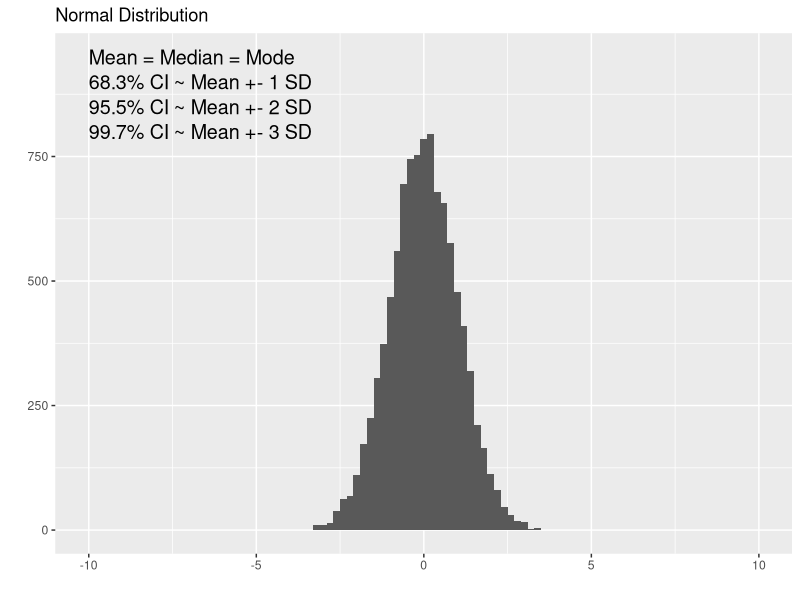
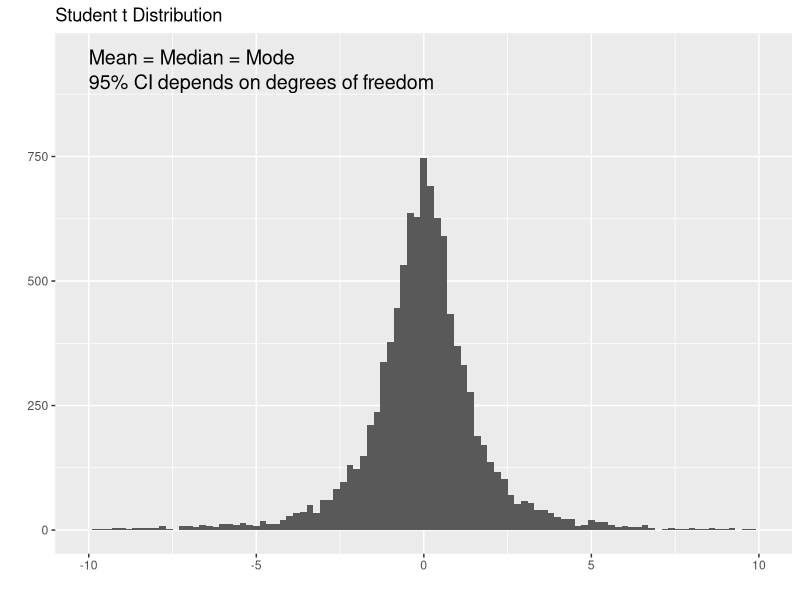
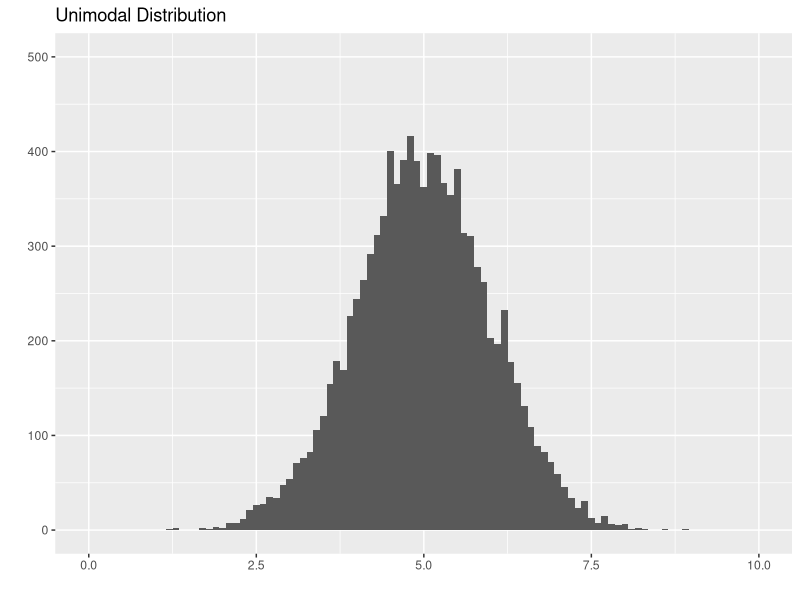
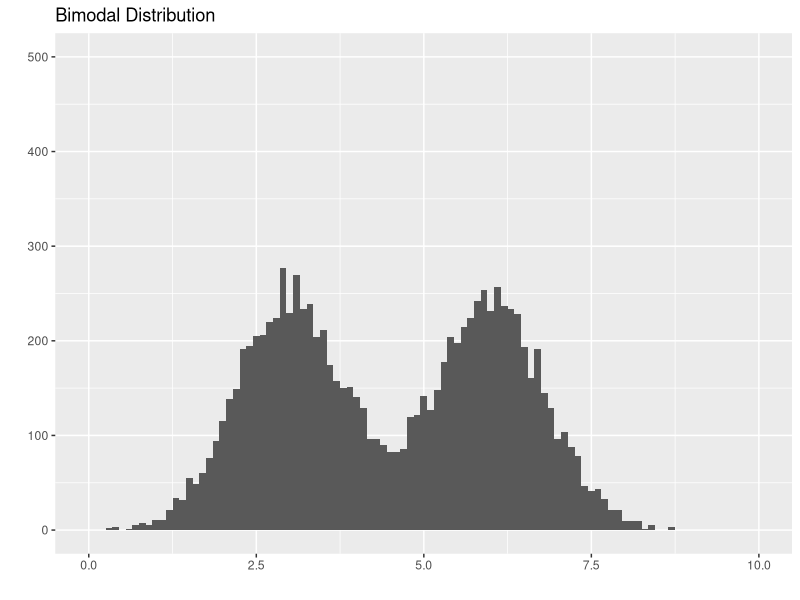
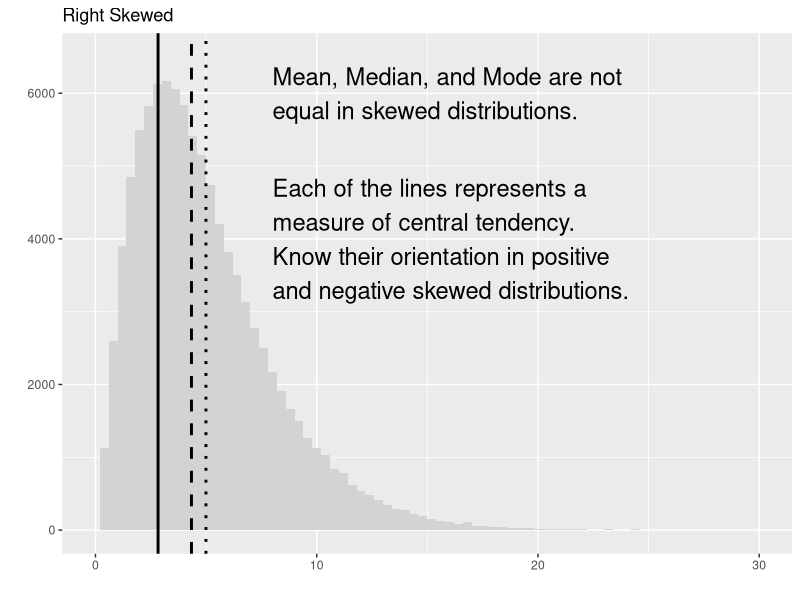
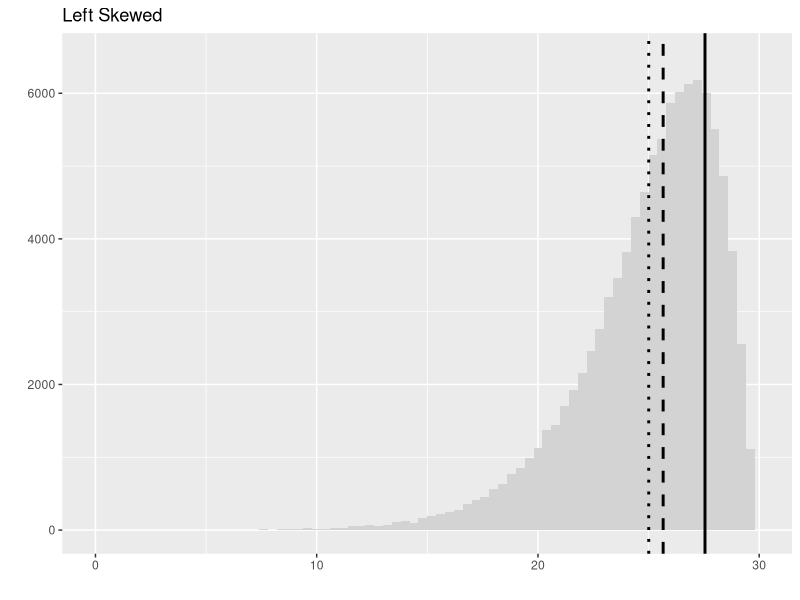
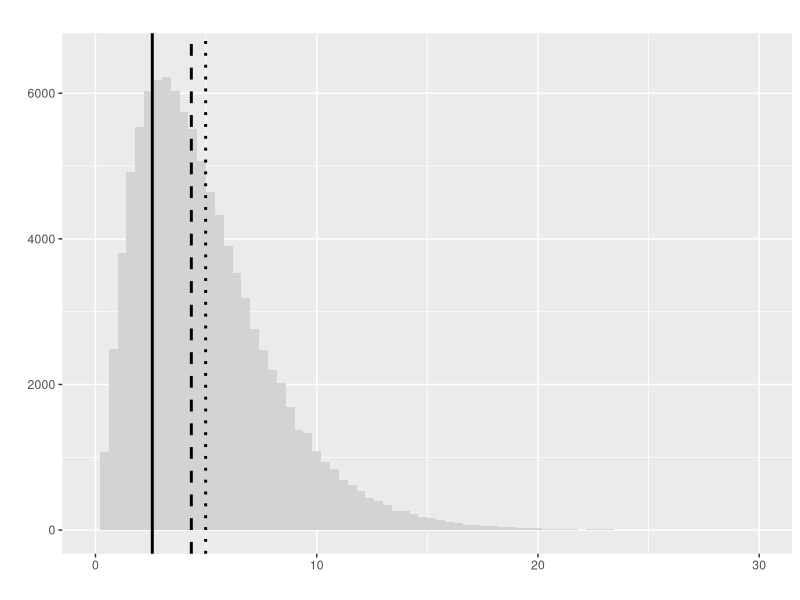
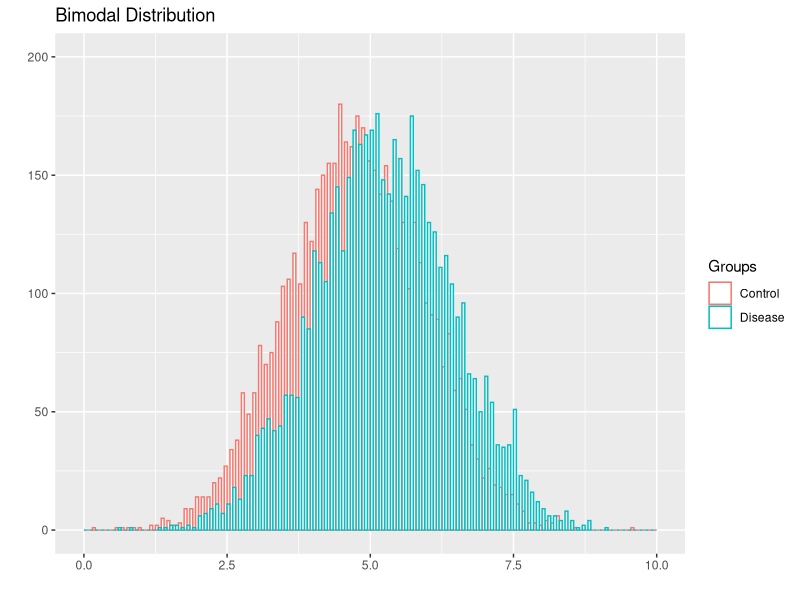

Write the R code that produced these figures, in order.
## ---- chunk 1
library(ggplot2)
library(cowplot)
norm <- rnorm(10000, sd = 1)
ggplot(data.frame(data = norm), aes(data)) + 
  geom_histogram(binwidth = 0.2) + 
  xlim(-10, 10) + 
  ylim(0, 950) +
  ggtitle("Normal Distribution") + 
  labs(x="", y="") +
  annotate("text", x = -10, y = 950, label = "Mean = Median = Mode", size=5, hjust = 0) +
  annotate("text", x = -10, y = 900, label = "68.3% CI ~ Mean +- 1 SD", size=5, hjust = 0) +
  annotate("text", x = -10, y = 850, label = "95.5% CI ~ Mean +- 2 SD", size=5, hjust = 0) +
  annotate("text", x = -10, y = 800, label = "99.7% CI ~ Mean +- 3 SD", size=5, hjust = 0)
## ---- chunk 2
library(ggplot2)
library(cowplot)
studentt <- rt(10000, df=2)
ggplot(data.frame(data = studentt), aes(data)) + 
  geom_histogram(binwidth = 0.2)  + 
  xlim(-10, 10) + 
  ylim(0, 950) +
  ggtitle("Student t Distribution") + 
  labs(x="", y="") +
  annotate("text", x = -10, y = 950, label = "Mean = Median = Mode", size=5, hjust = 0) +
  annotate("text", x = -10, y = 900, label = "95% CI depends on degrees of freedom", size=5, hjust = 0)
## ---- chunk 3
library(ggplot2)
library(cowplot)
norm <- rnorm(10000, mean = 5, sd = 1)
ggplot(data.frame(data = norm), aes(data)) + 
  geom_histogram(binwidth = 0.1) + 
  xlim(0, 10) + 
  ylim(0, 500) +
  ggtitle("Unimodal Distribution") + 
  labs(x="", y="")
## ---- chunk 4
library(ggplot2)
library(cowplot)
norm1 <- rnorm(5000, mean = 3, sd = 0.8)
norm2 <- rnorm(5000, mean = 6, sd = 0.8)
ggplot(data.frame(data = c(norm1, norm2)), aes(data)) + 
  geom_histogram(binwidth = 0.1) + 
  xlim(0, 10) + 
  ylim(0, 500) +
  ggtitle("Bimodal Distribution") + 
  labs(x="", y="")
## ---- chunk 5
library(ggplot2)
library(cowplot)
Mode <- function(x) {
  ux <- unique(x)
  ux[which.max(tabulate(match(x, ux)))]
}
r.skew <- rchisq(100000, df = 5)
ggplot(data.frame(data = r.skew), aes(data)) +
  geom_histogram(binwidth = 0.4, fill = 'lightgray') + 
  geom_vline(xintercept = mean(r.skew), linetype = 'dotted', lwd = 1) +
  geom_vline(xintercept = median(r.skew), linetype = "dashed", lwd = 1) +
  geom_vline(xintercept = Mode(round(r.skew, digits = 2)), linetype = "solid", lwd = 1) +
  xlim(0, 30) + 
  ylim(0, 6500) +
  ggtitle("Right Skewed") + 
  labs(x="", y="") +
  annotate("text", x = 8, y = 6000, label = "Mean, Median, and Mode are not\nequal in skewed distributions.", size = 6, hjust = 0) +
  annotate("text", x = 8, y = 4000, label = "Each of the lines represents a\nmeasure of central tendency.\nKnow their orientation in positive\nand negative skewed distributions.", size = 6, hjust = 0)
## ---- chunk 6
library(ggplot2)
library(cowplot)
Mode <- function(x) {
  ux <- unique(x)
  ux[which.max(tabulate(match(x, ux)))]
}
l.skew <- 30 - rchisq(100000, df = 5)
ggplot(data.frame(data = l.skew), aes(data)) + 
  geom_histogram(binwidth = 0.4, fill = 'lightgray') + 
  geom_vline(xintercept = mean(l.skew), linetype = 'dotted', lwd = 1) +
  geom_vline(xintercept = median(l.skew), linetype = "dashed", lwd = 1) +
  geom_vline(xintercept = Mode(round(l.skew, digits = 2)), linetype = "solid", lwd = 1) +
  xlim(0, 30) + 
  ylim(0, 6500) +
  ggtitle("Left Skewed") + 
  labs(x="", y="")
## ---- chunk 7
library(ggplot2)
library(cowplot)
Mode <- function(x) {
  ux <- unique(x)
  ux[which.max(tabulate(match(x, ux)))]
}
r.skew <- rchisq(100000, df = 5)
ggplot(data.frame(data = r.skew), aes(data)) +
  geom_histogram(binwidth = 0.4, fill = 'lightgray') + 
  geom_vline(xintercept = mean(r.skew), linetype = 'dotted', lwd = 1) +
  geom_vline(xintercept = median(r.skew), linetype = "dashed", lwd = 1) +
  geom_vline(xintercept = Mode(round(r.skew, digits = 2)), linetype = "solid", lwd = 1) +
  xlim(0, 30) + 
  ylim(0, 6500) +
  ggtitle("") + 
  labs(x="", y="")
## ---- chunk 8
library(ggplot2)
library(cowplot)
norm1 <- rnorm(5000, mean = 4.75, sd = 1.2)
norm2 <- rnorm(5000, mean = 5.25, sd = 1.2)
ggplot(data.frame(data = c(norm1, norm2), Groups = c(rep('Control', length(norm1)), rep('Disease', length(norm2)))), aes(data, color = Groups)) + 
  geom_histogram(binwidth = 0.1, fill = 'white', position="dodge") + 
  xlim(0, 10) + 
  ylim(0, 200) +
  ggtitle("Bimodal Distribution") + 
  labs(x="", y="")
## ---- chunk 9
  norm1 <- rnorm(5000, mean = 4.75, sd = 1.2)
  norm2 <- rnorm(5000, mean = 5.25, sd = 1.2)
  (t.test(norm1, norm2))$p.value
## ---- chunk 10
library(ggplot2)
library(cowplot)
pos <- ggplot(mtcars, aes(x=wt, y=hp)) + 
  geom_point() + 
  ggtitle("Positive Correlation") + 
  labs(x="Weight", y="Horse Power")
neg <- ggplot(mtcars, aes(x=wt, y=mpg)) + 
  geom_point() + 
  ggtitle("Negative Correlation") + 
  labs(x="Weight", y="Fuel Efficiency (mpg)")

plot_grid(pos, neg)
## ---- chunk 11
library(ggplot2)
library(cowplot)
pos <- ggplot(mtcars, aes(x=wt, y=hp)) + 
  geom_point() + 
  geom_smooth(method='lm',formula=y~x) +
  ggtitle("Positive Correlation") + 
  labs(x="Weight", y="Horse Power") +
  xlim(1.5, 5.5) +
  ylim(00, 310) +
  annotate("text", x = 1.6, y = 300, label = paste("r == ", round(cor(mtcars$wt, mtcars$hp), digits = 3), sep = ''), size=5, hjust = 0, parse = TRUE) +
  annotate("text", x = 1.6, y = 280, label = paste("r^2 == ", round(cor(mtcars$wt, mtcars$hp)^2, digits = 3), sep = ''), size=5, hjust = 0, parse = TRUE)
show(pos)
## ---- chunk 12
library(ggplot2)
library(cowplot)
pos <- ggplot(mtcars, aes(x=wt, y=hp)) + 
  geom_point() + 
  geom_smooth(method='lm',formula=y~x) +
  ggtitle("Narrower spread in y-axis") + 
  labs(x="Weight", y="Horse Power") +
  xlim(1.5, 5.5) +
  ylim(0, 310) +
  annotate("text", x = 1.6, y = 300, label = paste("r == ", round(cor(mtcars$wt, mtcars$hp), digits = 3), sep = ''), size=5, hjust = 0, parse = TRUE) +
  annotate("text", x = 1.6, y = 280, label = paste("r^2 == ", round(cor(mtcars$wt, mtcars$hp)^2, digits = 3), sep = ''), size=5, hjust = 0, parse = TRUE)
show(pos)
## ---- chunk 13
library(ggplot2)
library(cowplot)
fit <- lm(hp~wt, data=mtcars)
predicted.y <- predict(fit)
new.y <- mtcars$hp
new.y[new.y - predicted.y > 0] <- new.y + 30
new.y[new.y - predicted.y < 0] <- new.y - 30
newdata <- data.frame(wt=mtcars$wt, hp=new.y)
pos <- ggplot(newdata, aes(x=wt, y=hp)) + 
  geom_point() + 
  geom_smooth(method='lm',formula=y~x) +
  ggtitle("Wider Spread in y-axis") + 
  labs(x="Weight", y="Horse Power") +
  xlim(1.5, 5.5) +
  ylim(0, 310) +
  annotate("text", x = 1.6, y = 300, label = paste("r == ", round(cor(newdata$wt, newdata$hp), digits = 3), sep = ''), size=5, hjust = 0, parse = TRUE) +
  annotate("text", x = 1.6, y = 280, label = paste("r^2 == ", round(cor(newdata$wt, newdata$hp)^2, digits = 3), sep = ''), size=5, hjust = 0, parse = TRUE)
show(pos)
## ---- chunk 14
library(ggplot2)
library(cowplot)
norm1 <- rnorm(5000, mean = 4.25, sd = 1.5)
norm2 <- rnorm(5000, mean = 7.75, sd = 1.5)
ggplot(data.frame(data = c(norm1, norm2), Groups = c(rep('Control', length(norm1)), rep('Disease', length(norm2)))), aes(data, fill = Groups)) + 
  geom_density(alpha=0.2) + 
  geom_vline(xintercept = 6, linetype = 'solid', lwd = 1) +
  scale_fill_manual(values = c("Control" = "blue", "Disease" = "red")) +
  labs(x="Cancer Biomarker", y="Fraction of Patients") +
  annotate("text", x = 1.5, y = 0.02, label = "True\nNegative", size=5, hjust = 0) +
  annotate("text", x = 4.7, y = 0.02, label = "False\nNegative", size=5, hjust = 0) +
  annotate("text", x = 6.35, y = 0.02, label = "False\nPositive", size=5, hjust = 0) +
  annotate("text", x = 9.2, y = 0.02, label = "True\nPositive", size=5, hjust = 0)
## ---- chunk 15
library(ggplot2)
library(cowplot)
norm1 <- rnorm(5000, mean = 4.25, sd = 1.5)
norm2 <- rnorm(5000, mean = 7.75, sd = 1.5)
ggplot(data.frame(data = c(norm1, norm2), Groups = c(rep('Control', length(norm1)), rep('Disease', length(norm2)))), aes(data, fill = Groups)) + 
  geom_density(alpha=0.2) + 
  geom_vline(xintercept = 6, linetype = 'solid', lwd = 1) +
  scale_fill_manual(values = c("Control" = "white", "Disease" = "red")) +
  labs(x="Cancer Biomarker", y="Fraction of Patients") +
  annotate("text", x = 1.5, y = 0.02, label = "True\nNegative", size=5, hjust = 0, color = '#dddddd') +
  annotate("text", x = 4.7, y = 0.02, label = "False\nNegative", size=5, hjust = 0) +
  annotate("text", x = 6.35, y = 0.02, label = "False\nPositive", size=5, hjust = 0, color = '#dddddd') +
  annotate("text", x = 9.2, y = 0.02, label = "True\nPositive", size=5, hjust = 0)
## ---- chunk 16
library(ggplot2)
library(cowplot)
norm1 <- rnorm(5000, mean = 4.25, sd = 1.5)
norm2 <- rnorm(5000, mean = 7.75, sd = 1.5)
ggplot(data.frame(data = c(norm1, norm2), Groups = c(rep('Control', length(norm1)), rep('Disease', length(norm2)))), aes(data, fill = Groups)) + 
  geom_density(alpha=0.2) + 
  geom_vline(xintercept = 6, linetype = 'solid', lwd = 1) +
  scale_fill_manual(values = c("Control" = "blue", "Disease" = "white")) +
  labs(x="Cancer Biomarker", y="Fraction of Patients") +
  annotate("text", x = 1.5, y = 0.02, label = "True\nNegative", size=5, hjust = 0) +
  annotate("text", x = 4.7, y = 0.02, label = "False\nNegative", size=5, hjust = 0, color = '#dddddd') +
  annotate("text", x = 6.35, y = 0.02, label = "False\nPositive", size=5, hjust = 0) +
  annotate("text", x = 9.2, y = 0.02, label = "True\nPositive", size=5, hjust = 0, color = '#dddddd')
## ---- chunk 17
library(ggplot2)
library(cowplot)
n = 1000
prevalence <- seq(0, 1, by = 0.001)
sensitivity <- 0.9
specificity <- 0.9
TP <- n * prevalence
TN <- n - TP
FP <- n * (1 - specificity)
FN <- n * prevalence * (1 - sensitivity)
PPV <- TP / (TP + FP)
data <- data.frame(x = prevalence, y = PPV)
ggplot(data, aes(x = x, y = y)) + 
  geom_line() +
  ylim(0, 1) + 
  labs(x="Prevalence", y="Positive Predictive Value")
## ---- chunk 18
library(ggplot2)
library(cowplot)
norm1 <- rnorm(5000, mean = 4.25, sd = 1.5)
norm2 <- rnorm(5000, mean = 7.75, sd = 1.5)
ggplot(data.frame(data = c(norm1, norm2), Groups = c(rep('Control', length(norm1)), rep('Disease', length(norm2)))), aes(data, fill = Groups)) + 
  geom_density(alpha=0.2) + 
  geom_vline(xintercept = 5, linetype = 'solid', lwd = 1) +
  geom_vline(xintercept = 7, linetype = 'dotted', lwd = 1) +
  scale_fill_manual(values = c("Control" = "blue", "Disease" = "red")) +
  labs(x="Cancer Biomarker", y="Fraction of Patients")
## ---- chunk 19

dat <- data.frame(Groups = c('Exposure', 'No Exposure'), Incidence = c(.6, .2))
ggplot(data=dat, aes(x=Groups, y=Incidence)) +
  geom_bar(colour="black", stat="identity") +
  ylab('Relative Incidence') +
  annotate("segment", x = 2, xend = 2, y = .2, yend = .6, colour = "red", size = 1.5) +
  annotate("text", x = 1.95, y = .4, colour = "red", size = 6, label = "Attributable Risk", angle = 90)
## ---- chunk 20

dat <- data.frame(Groups = c('Control', 'Treatment'), Risk = c(0.6, 0.34))
ggplot(data=dat, aes(x=Groups, y=Risk)) +
  geom_bar(colour="black", stat="identity") +
  ylim(0,1) + 
  annotate("segment", x = 2, xend = 2, y = 0.34, yend = 0.6, colour = "red", size = 1.5) +
  annotate("text", x = 1.95, y = 0.47, colour = "red", size = 4, label = "Risk Difference", angle = 90)
